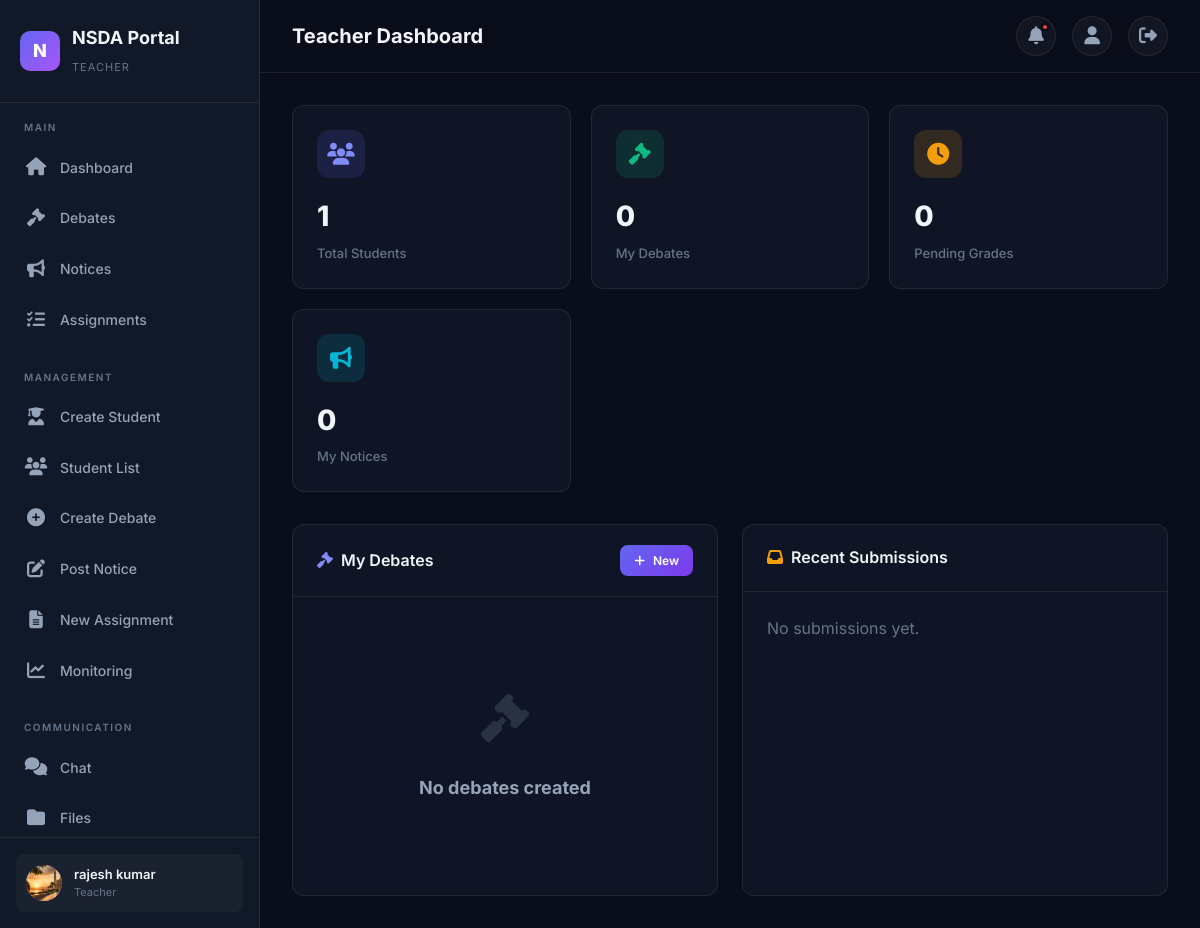
Screenshot of /dashboard/teacher/ (signed in) with the database file from the repository.
### accounts/models.py (models this page shows, shortened)
class User(AbstractUser):
    class Role(models.TextChoices):
        STUDENT = 'student', 'Student'
        TEACHER = 'teacher', 'Teacher'
        ADMIN = 'admin', 'Admin'
    role = models.CharField(
        max_length=10,
        choices=Role.choices,
        default=Role.STUDENT,
    )
    profile_picture = models.ImageField(
        upload_to='profiles/',
        blank=True,
        null=True,
    )
    phone = models.CharField(max_length=20, blank=True)
    bio = models.TextField(blank=True)
    grade_level = models.CharField(max_length=50, blank=True)
    school = models.CharField(max_length=200, blank=True)
    date_of_birth = models.DateField(blank=True, null=True)
    created_at = models.DateTimeField(auto_now_add=True)
    updated_at = models.DateTimeField(auto_now=True)
    @property
    def is_student(self):
        return self.role == self.Role.STUDENT
    @property
    def is_teacher(self):
        return self.role == self.Role.TEACHER
    @property
    def is_admin_user(self):
        return self.role == self.Role.ADMIN

### portal/views.py (the view)
# urls.py: path('dashboard/teacher/', views.TeacherDashboardView.as_view(), name='teacher_dashboard'),
class TeacherDashboardView(TeacherRequiredMixin, View):
    def get(self, request):
        from debates.models import Debate, DebateResult
        context = {
            'total_students': User.objects.filter(role='student').count(),
            'total_debates': Debate.objects.filter(created_by=request.user).count(),
            'recent_debates': Debate.objects.filter(created_by=request.user).order_by('-date')[:5],
            'pending_submissions': AssignmentSubmission.objects.filter(
                assignment__created_by=request.user,
                is_graded=False,
            ).count(),
            'recent_notices': Notice.objects.filter(posted_by=request.user)[:5],
            'recent_submissions': AssignmentSubmission.objects.filter(
                assignment__created_by=request.user,
            ).select_related('student', 'assignment').order_by('-submitted_at')[:5],
        }
        return render(request, 'portal/teacher_dashboard.html', context)

### accounts/mixins.py (called while the page is built)
    def test_func(self):
        if self.required_role is None:
            return True
        return self.request.user.role == self.required_role

### portal/context_processors.py (called while the page is built)
def notifications_processor(request):
    if request.user.is_authenticated:
        unread_count = Notification.objects.filter(
            user=request.user, is_read=False
        ).count()
        recent_notifications = Notification.objects.filter(
            user=request.user
        ).order_by('-created_at')[:5]
        return {
            'unread_notifications_count': unread_count,
            'recent_notifications': recent_notifications
        }
    return {'unread_notifications_count': 0, 'recent_notifications': []}

### templates/portal/teacher_dashboard.html (shortened to what this page needs)
{% extends "base.html" %}
{% block page_title %}Teacher Dashboard{% endblock %}
{% block content %}
<div class="stats-grid">
    <div class="stat-card"><div class="stat-icon purple"><i class="fas fa-users"></i></div><div class="stat-value">{{ total_students }}</div><div class="stat-label">Total Students</div></div>
    <div class="stat-card"><div class="stat-icon green"><i class="fas fa-gavel"></i></div><div class="stat-value">{{ total_debates }}</div><div class="stat-label">My Debates</div></div>
    <div class="stat-card"><div class="stat-icon orange"><i class="fas fa-clock"></i></div><div class="stat-value">{{ pending_submissions }}</div><div class="stat-label">Pending Grades</div></div>
    <div class="stat-card"><div class="stat-icon cyan"><i class="fas fa-bullhorn"></i></div><div class="stat-value">{{ recent_notices|length }}</div><div class="stat-label">My Notices</div></div>
</div>
<div class="grid-2">
    <div class="card">
        <div class="card-header"><h3><i class="fas fa-gavel" style="color:var(--accent-light);margin-right:8px;"></i>My Debates</h3><a href="{% url 'debates:create' %}" class="btn btn-sm btn-primary"><i class="fas fa-plus"></i> New</a></div>
        <div class="card-body">
            {% for debate in recent_debates %}
            <div style="padding:12px 0;border-bottom:1px solid var(--border-color);display:flex;justify-content:space-between;align-items:center;">
                <div><a href="{% url 'debates:detail' debate.pk %}" style="font-weight:600;">{{ debate.title }}</a><br><span class="text-sm text-muted">{{ debate.date|date:"M d, Y" }} · {{ debate.registered_count }} participants</span></div>
                <span class="badge badge-{% if debate.status == 'upcoming' %}info{% elif debate.status == 'completed' %}success{% else %}warning{% endif %}">{{ debate.get_status_display }}</span>
            </div>
            {% empty %}<div class="empty-state"><div class="icon"><i class="fas fa-gavel"></i></div><h3>No debates created</h3></div>{% endfor %}
        </div>
    </div>
    <div class="card">
        <div class="card-header"><h3><i class="fas fa-inbox" style="color:var(--warning);margin-right:8px;"></i>Recent Submissions</h3></div>
        <div class="card-body">
            {% for sub in recent_submissions %}
            <div style="padding:12px 0;border-bottom:1px solid var(--border-color);display:flex;justify-content:space-between;align-items:center;">
                <div><strong>{{ sub.student.get_full_name|default:sub.student.username }}</strong><br><span class="text-sm text-muted">{{ sub.assignment.title }} · {{ sub.submitted_at|date:"M d" }}</span></div>
                <span class="badge {% if sub.is_graded %}badge-success{% else %}badge-warning{% endif %}">{% if sub.is_graded %}Graded{% else %}Pending{% endif %}</span>
            </div>
            {% empty %}<p class="text-muted">No submissions yet.</p>{% endfor %}
        </div>
    </div>
</div>
{% endblock %}

### templates/base.html (shortened to what this page needs)
{% load static %}
<!DOCTYPE html>
<html lang="en">
<head>
    <link rel="stylesheet" href="{% static 'css/style.css' %}">
    <link rel="stylesheet" href="https://cdnjs.cloudflare.com/ajax/libs/font-awesome/6.5.0/css/all.min.css">
</head>
<body>
<div class="app-wrapper">
    <aside class="sidebar" id="sidebar">
        <div class="sidebar-brand">
            <div class="logo">N</div>
            <div><h2>NSDA Portal</h2><small>{{ request.user.get_role_display|default:"Portal" }}</small></div>
        </div>
        <nav class="sidebar-nav">
            <div class="nav-section">
                <div class="nav-section-title">Main</div>
                <a href="{% url 'portal:dashboard' %}" class="nav-link"><span class="icon"><i class="fas fa-home"></i></span>Dashboard</a>
                <a href="{% url 'debates:list' %}" class="nav-link"><span class="icon"><i class="fas fa-gavel"></i></span>Debates</a>
                <a href="{% url 'portal:notice_list' %}" class="nav-link"><span class="icon"><i class="fas fa-bullhorn"></i></span>Notices</a>
                <a href="{% url 'portal:assignment_list' %}" class="nav-link"><span class="icon"><i class="fas fa-tasks"></i></span>Assignments</a>
            </div>
            {% if request.user.is_teacher or request.user.is_admin_user %}
            <div class="nav-section">
                <div class="nav-section-title">Management</div>
                <a href="{% url 'accounts:student_create' %}" class="nav-link"><span class="icon"><i class="fas fa-user-graduate"></i></span>Create Student</a>
                <a href="{% url 'accounts:user_list' %}?role=student" class="nav-link"><span class="icon"><i class="fas fa-users"></i></span>Student List</a>
                <a href="{% url 'debates:create' %}" class="nav-link"><span class="icon"><i class="fas fa-plus-circle"></i></span>Create Debate</a>
                <a href="{% url 'portal:notice_create' %}" class="nav-link"><span class="icon"><i class="fas fa-edit"></i></span>Post Notice</a>
                <a href="{% url 'portal:assignment_create' %}" class="nav-link"><span class="icon"><i class="fas fa-file-alt"></i></span>New Assignment</a>
                <a href="{% url 'monitoring:dashboard' %}" class="nav-link"><span class="icon"><i class="fas fa-chart-line"></i></span>Monitoring</a>
            </div>
            {% endif %}
            <div class="nav-section">
                <div class="nav-section-title">Communication</div>
                <a href="{% url 'chat:room_list' %}" class="nav-link"><span class="icon"><i class="fas fa-comments"></i></span>Chat</a>
                <a href="{% url 'portal:file_list' %}" class="nav-link"><span class="icon"><i class="fas fa-folder"></i></span>Files</a>
            </div>
        </nav>
        <div class="sidebar-footer">
            <div class="user-card">
                <div class="user-avatar">
                    {% if request.user.profile_picture %}
                        <img src="{{ request.user.profile_picture.url }}" alt="avatar">
                    {% else %}
                        {{ request.user.first_name|first|default:request.user.username|first|upper }}
                    {% endif %}
                </div>
                <div class="user-info">
                    <div class="name">{{ request.user.get_full_name|default:request.user.username }}</div>
                    <div class="role">{{ request.user.get_role_display }}</div>
                </div>
            </div>
        </div>
    </aside>
    <main class="main-content">
        <header class="topbar">
            <div style="display:flex;align-items:center;gap:12px;">
                <h1>{% block page_title %}Dashboard{% endblock %}</h1>
            </div>
            <div class="topbar-actions">
                <div class="dropdown-wrapper">
                    <button class="btn-icon" id="notification-toggle">
                        <i class="fas fa-bell"></i>
                        {% if unread_notifications_count %}<span class="badge-dot"></span>{% endif %}
                    </button>
                </div>
                <a href="{% url 'accounts:profile' %}" class="btn-icon"><i class="fas fa-user"></i></a>
                <a href="{% url 'accounts:logout' %}" class="btn-icon"><i class="fas fa-sign-out-alt"></i></a>
            </div>
        </header>
        <div class="content-area">
            {% block content %}{% endblock %}
        </div>
    </main>
</div>
</body>
</html>

### rows the page displays
User: user.role "TEACHER", user.profile_picture (picture), user.get_full_name "rajesh kumar", user.role "Teacher"

### other values shown
{{ total_students }} "1"
{{ total_debates }} "0"
{{ pending_submissions }} "0"
{{ recent_notices|length }} "0"
